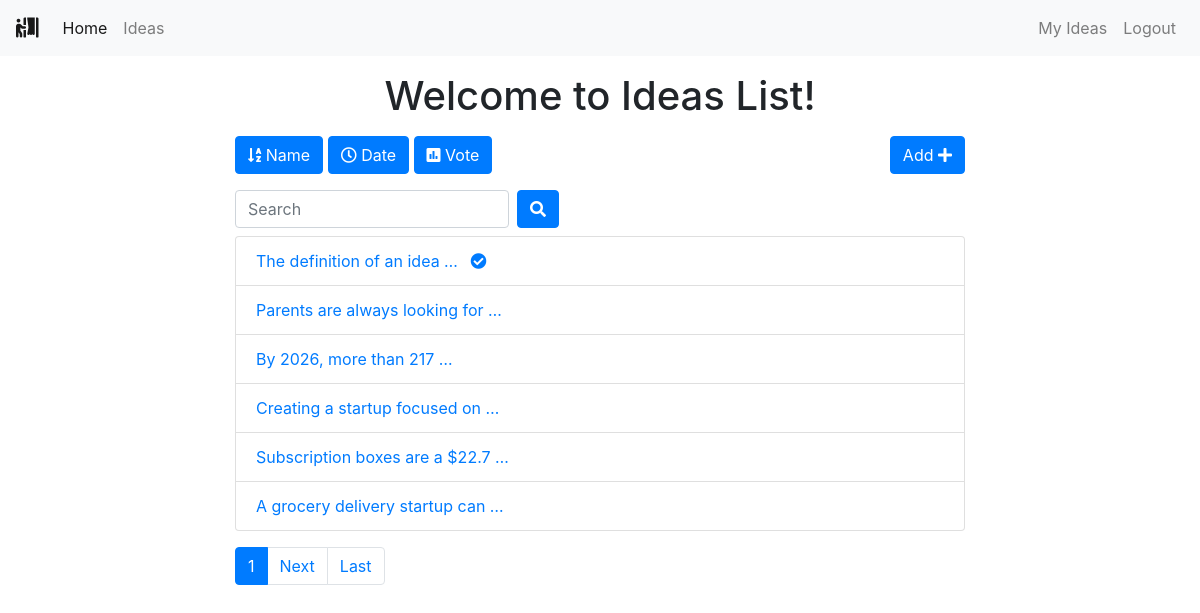
/polls/list/ (signed in), run on the app's committed database.
### polls/models.py (models this page shows, shortened)
class Poll(models.Model):
    owner = models.ForeignKey(User, on_delete=models.CASCADE)
    text = models.TextField()
    pub_date = models.DateTimeField(default=timezone.now)
    active = models.BooleanField(default=True)

### polls/views.py (the view)
# urls.py: path('list/', views.polls_list, name='list'),
@login_required()
def polls_list(request):
    all_polls = Poll.objects.all()
    search_term = ''
    if 'name' in request.GET:
        all_polls = all_polls.order_by('text')
    if 'date' in request.GET:
        all_polls = all_polls.order_by('pub_date')
    if 'vote' in request.GET:
        all_polls = all_polls.annotate(Count('vote')).order_by('vote__count')
    if 'search' in request.GET:
        search_term = request.GET['search']
        all_polls = all_polls.filter(text__icontains=search_term)
    paginator = Paginator(all_polls, 6)  # Show 6 contacts per page
    page = request.GET.get('page')
    polls = paginator.get_page(page)
    get_dict_copy = request.GET.copy()
    params = get_dict_copy.pop('page', True) and get_dict_copy.urlencode()
    print(params)
    context = {
        'polls': polls,
        'params': params,
        'search_term': search_term,
    }
    return render(request, 'polls/polls_list.html', context)

### polls/templates/polls/polls_list.html (shortened to what this page needs)
{% extends 'base.html' %}
<div class="container">
    <div class="row">
        <div class="col-md-8 offset-sm-2">
            <h1 class="text-center mt-3 mb-3">Welcome to Ideas List!</h1>
            <a class="btn btn-{% if 'name' in request.GET %}warning{% else %}primary{% endif %} mb-3" href="?name=True"
                role="button"><i class="fas fa-sort-alpha-down"></i>
                Name</a>
            <a class="btn btn-{% if 'date' in request.GET %}warning{% else %}primary{% endif %} mb-3" href="?date=True"
                role="button"><i class="far fa-clock"></i> Date</a>
            <a class="btn btn-{% if 'vote' in request.GET %}warning{% else %}primary{% endif %} mb-3" href="?vote=True"
                role="button"><i class="fas fa-poll"></i> Vote</a>
            <a class="btn btn-primary mb-3 float-right" href="{% url 'polls:add' %}" role="button">Add <i class="fas fa-plus"></i></a>
            <form class="form-inline">
                <div class="form-group mr-sm-2 mb-2">
                    <input type="search" class="form-control" name="search" placeholder="Search" value={{ search_term }}>
                </div>
                <button type="submit" class="btn btn-primary mb-2"><i class="fas fa-search"></i></button>
            </form>
            <ul class="list-group">
                {% for poll in polls %}
                <li class="list-group-item"><a href="{% url 'polls:detail' poll.id %}">{{ poll.text|truncatewords:5 }}
                        {% if not poll.active%}
                        <i class="fas fa-check-circle ml-2"></i>
                        {% endif %}
                    </a>
                </li>
                {% endfor %}
            </ul>
            <nav class="mt-3">
                <ul class="pagination">
                    <li class="page-item active"><a class="page-link" href="">{{ polls.number }}</a></li>
                    {% if polls.has_next %}
                    <li class="page-item"><a class="page-link" href="?page={{ polls.next_page_number }}&{{ params }}">Next</a></li>
                    <li class="page-item"><a class="page-link" href="?page={{ polls.paginator.num_pages }}&{{ params }}">Last</a></li>
                    {% endif %}
                </ul>
            </nav>
        </div >
    </div>
</div>

### data on the page
Poll: text "The definition of an idea …", active False (drawn)
Poll: text "Parents are always looking for …"
Poll: text "By 2026, more than 217 …"
Poll: text "Creating a startup focused on …"
Poll: text "Subscription boxes are a $22.7 …"
Poll: text "A grocery delivery startup can …"

### other printed values
{{ polls.number }} "1"
